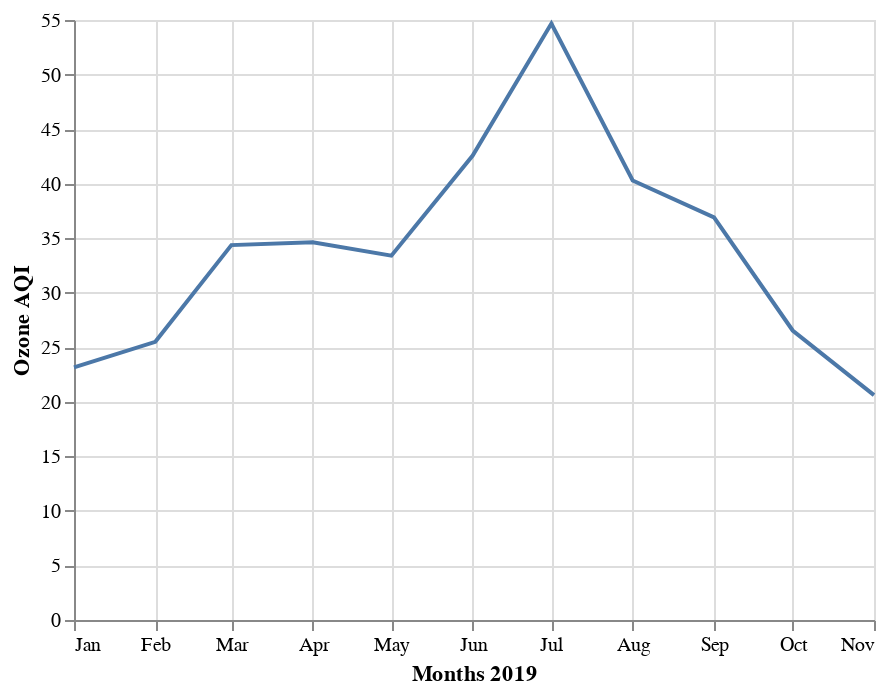

Notebook cell for this chart:
### Code cell
ozone_2019 = pd.read_csv("../../data/final/epa_air_params/ozone_2019_avg_df.csv")
alt.Chart(ozone_2019).mark_line().encode(
    alt.X("month(date_month):T", title="Months 2019"),
    alt.Y("aqi", title="Ozone AQI")
)

### Figure 1 — Vega-Lite specification as saved in the notebook (floating-point values rounded to 4 significant figures)
{"config": {"view": {"continuousWidth": 400, "continuousHeight": 300}}, "data": {"name": "data-fc1f5187f98d1cd7ded119fb9add90c6"}, "mark": "line", "encoding": {"x": {"type": "temporal", "field": "date_month", "timeUnit": "month", "title": "Months 2019"}, "y": {"type": "quantitative", "field": "aqi", "title": "Ozone AQI"}}, "$schema": "https://vega.github.io/schema/vega-lite/v4.8.1.json", "datasets": {"data-fc1f5187f98d1cd7ded119fb9add90c6": [{"date_month": "2019-08-01", "aqi": 40.29, "arithmetic_mean": 0.03116, "units_of_measure": "Parts per million", "parameter": "Ozone", "year": 2019, "month": 8}, {"date_month": "2019-04-01", "aqi": 34.63, "arithmetic_mean": 0.02962, "units_of_measure": "Parts per million", "parameter": "Ozone", "year": 2019, "month": 4}, {"date_month": "2019-01-01", "aqi": 23.15, "arithmetic_mean": 0.01871, "units_of_measure": "Parts per million", "parameter": "Ozone", "year": 2019, "month": 1}, {"date_month": "2019-03-01", "aqi": 34.37, "arithmetic_mean": 0.0295, "units_of_measure": "Parts per million", "parameter": "Ozone", "year": 2019, "month": 3}, {"date_month": "2019-02-01", "aqi": 25.5, "arithmetic_mean": 0.02111, "units_of_measure": "Parts per million", "parameter": "Ozone", "year": 2019, "month": 2}, {"date_month": "2019-10-01", "aqi": 26.54, "arithmetic_mean": 0.02165, "units_of_measure": "Parts per million", "parameter": "Ozone", "year": 2019, "month": 10}, {"date_month": "2019-09-01", "aqi": 36.9, "arithmetic_mean": 0.02701, "units_of_measure": "Parts per million", "parameter": "Ozone", "year": 2019, "month": 9}, {"date_month": "2019-05-01", "aqi": 33.4, "arithmetic_mean": 0.02749, "units_of_measure": "Parts per million", "parameter": "Ozone", "year": 2019, "month": 5}, {"date_month": "2019-11-01", "aqi": 20.61, "arithmetic_mean": 0.01618, "units_of_measure": "Parts per million", "parameter": "Ozone", "year": 2019, "month": 11}, {"date_month": "2019-06-01", "aqi": 42.57, "arithmetic_mean": 0.03166, "units_of_measure": "Parts per million", "parameter": "Ozone", "year": 2019, "month": 6}, {"date_month": "2019-07-01", "aqi": 54.68, "arithmetic_mean": 0.03566, "units_of_measure": "Parts per million", "parameter": "Ozone", "year": 2019, "month": 7}]}}
